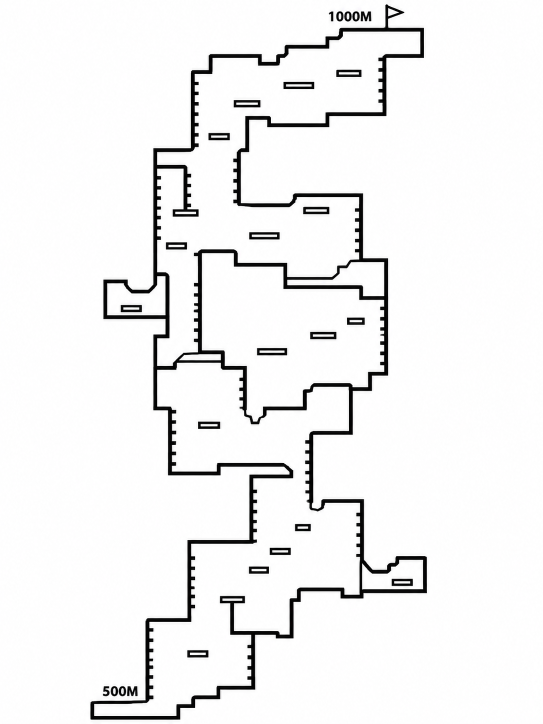
#> input picture scripts/level04-layout-reference.png, 1086 x 1448 px, found by its file name (shown at 1/2 size)
$ python build_fourth_vertical.py
#> lines starting #> are read from the running program, lines starting #| are printed output that depends on the picture; after the words box and inside, x2 and y2 are one past the last pixel; in counts of white or black regions, pixels touching at a corner belong together
from pathlib import Path
import json,math
import numpy as np
from PIL import Image,ImageDraw
from scipy.ndimage import label,binary_dilation
src=np.array(Image.open('scripts/level04-layout-reference.png').convert('L'))
labels,n=label(src>150)
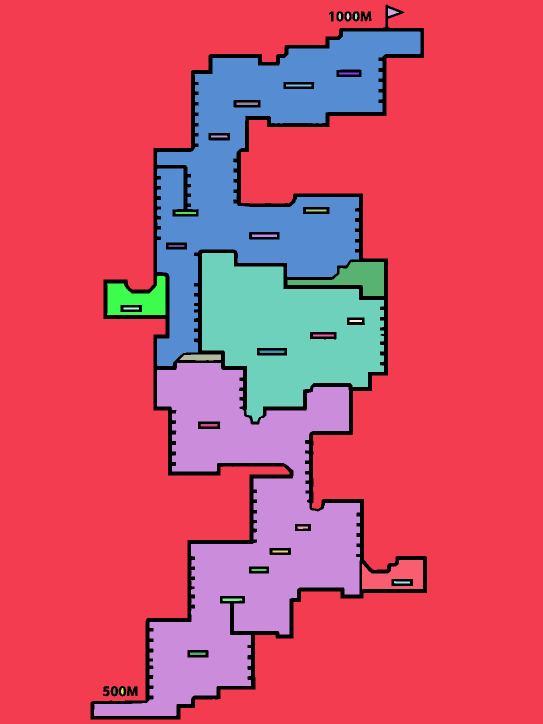
#> labels: shape (1448, 1086) int32 (shown at 1/2 size); 34 distinct labels, from 0 to 33; one colour per label, 0 black
#> n = 33
areas=np.bincount(labels.ravel()); rooms=np.isin(labels,[i for i in range(2,n+1) if areas[i]>4000])
#> after `areas = np.bincount(labels.ravel())`: areas = 34 values, max 1121942 at index 1, min 48 at index 5, mean 46250.8
#> after `rooms = np.isin(labels, [i for i in range(2, n + 1) if areas[i] > 4000`:
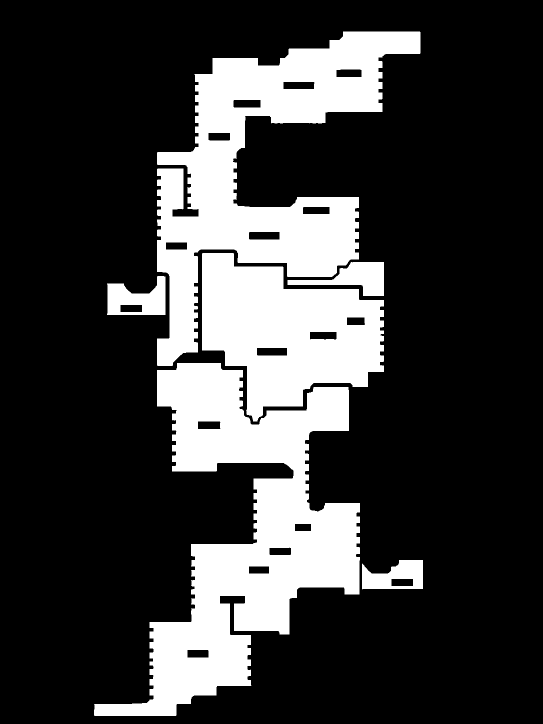
#> rooms: shape (1448, 1086) bool (shown at 1/2 size); 23.4% white; 6 white regions, box (x1, y1, x2, y2) and area: (188, 726, 720, 1432) 147339, (314, 63, 841, 732) 128899, (404, 506, 768, 843) 75133, (575, 524, 768, 592) 5904, (214, 552, 331, 630) 5880, (724, 1120, 846, 1179) 4925
# Trace the actual enclosed spaces, including all three side bays.
S=20; H=math.ceil(src.shape[0]/S); W=math.ceil(src.shape[1]/S)
#> after `H = math.ceil(src.shape[0] / S)`: H = 73
#> after `W = math.ceil(src.shape[1] / S)`: W = 55
inside=set()
for y in range(H):
 for x in range(W):
  patch=rooms[y*S:(y+1)*S,x*S:(x+1)*S]
  if patch.mean()>.35: inside.add((x,H-1-y))
#> after the loop, inside = 999 items
cells=set()
for x,y in inside:
 for dx,dy in [(1,0),(-1,0),(0,1),(0,-1)]:
  if (x+dx,y+dy) not in inside:cells.add((x+dx,y+dy))
#> this loop made 999 passes
#> (x, y) on passes 1 to 3: (26, 21), (26, 30), (36, 62)
#> after the loop, cells = 285 items
# Adapt the reference's disconnected chambers into one open hammer route.
pixels=[(240,1410),(350,1370),(360,1300),(430,1240),(550,1190),(600,1120),(560,1040),(570,970),(450,930),(390,860),(440,780),(550,730),(650,680),(700,620),(610,570),(470,540),(420,480),(370,430),(350,360),(420,310),(450,250),(510,210),(610,170),(720,130),(780,80)]
knots=[(round(x/S),H-1-round(y/S)) for x,y in pixels]
#> knots = 25 pairs, first value 12 to 39, second value 2 to 68
route=[]
for a,b in zip(knots,knots[1:]):
 steps=max(1,math.ceil(max(abs(b[0]-a[0]),abs(b[1]-a[1]))/2))
 for k in range(steps):
  t=k/steps;p=(round(a[0]+(b[0]-a[0])*t),round(a[1]+(b[1]-a[1])*t))
  if not route or p!=route[-1]:route.append(p)
#> this loop made 24 passes
#> (a, b, steps) on passes 1 to 12: ((12, 2), (18, 4), 3), ((18, 4), (18, 7), 2), ((18, 7), (22, 10), 2), ((22, 10), (28, 12), 3), ((28, 12), (30, 16), 2), ((30, 16), (28, 20), 2), ((28, 20), (28, 24), 2), ((28, 24), (22, 26), 3), ((22, 26), (20, 29), 2), ((20, 29), (22, 33), 2), ((22, 33), (28, 36), 3), ((28, 36), (32, 38), 2)
#> after the loop, route = 55 pairs, first value 12 to 38, second value 2 to 67
route.append(knots[-1])
# Reserve a 3.2m wide, 3.2m tall swing/standing envelope along the route.
# Rebuild the boundary around the enlarged free space, rather than making holes
# in exterior walls. The original room and side-bay shapes remain the baseline.
original_inside=set(inside)
#> original_inside = 999 items
expanded=set(inside)
#> expanded = 999 items
for x,y in route:
 for xx in range(x-1,x+3):
  for yy in range(y,y+4):expanded.add((xx,yy))
#> this loop made 56 passes
#> (x, y) on passes 1 to 12: (12, 2), (14, 3), (16, 3), (18, 4), (18, 6), (18, 7), (20, 8), (22, 10), (24, 11), (26, 11), (28, 12), (29, 14)
#> after the loop, expanded = 1054 items
cells=set()
for x,y in expanded:
 for dx,dy in [(1,0),(-1,0),(0,1),(0,-1)]:
  if (x+dx,y+dy) not in expanded:cells.add((x+dx,y+dy))
#> this loop made 1054 passes
#> after the loop, cells = 262 items
# Keep the traced exterior intact; open only the two chamber partitions.
for px,py in [(430,730),(430,510),(722,1155),(332,610),(575,560)]:
 x=round(px/S);y=H-1-round(py/S)
 for xx in range(x-1,x+3):
  for yy in range(y-1,y+4):cells.discard((xx,yy))
# Add wall grips and occasional stepping ledges, retaining swing clearance above each.
platforms=set()
# Remove selected intermediate treads on broad traverses. Keep all vertical
# neck holds, goal landings and rest/checkpoint landings.
removed_stations={9,18,25,27,34,36,50,52}
for i,(x,y) in enumerate(route):
 if i in removed_stations:continue
 for xx in range(x-1,x+2):
  if (xx,y-1) in inside:platforms.add((xx,y-1))
#> after the loop, platforms = 128 items
for x,y in route:
 for xx in range(x,x+2):
  for yy in range(y,y+3):platforms.discard((xx,yy))
cells.update(platforms)
# Anchor each objective and checkpoint to an actual supporting cell.
for idx in [0,len(route)-1]+[min(range(len(route)),key=lambda i:abs(route[i][1]-v)) for v in [22,32,43,53,62]]:
 x,y=route[idx]
 for xx in range(x-1,x+2):cells.add((xx,y-1))
 for xx in range(x-1,x+2):
  for yy in range(y,y+3):cells.discard((xx,yy))
#> this loop made 7 passes
#> (idx, x, y) on passes 2 to 7: (55, 39, 68), (15, 28, 22), (22, 21, 31), (32, 32, 43), (41, 18, 52), (48, 26, 62)
#> after the loop, cells = 337 items
def world(p,h=0):return dict(x=(p[0]+.5)*.8,y=p[1]*.8-3.6+h)
marks=[min(range(len(route)),key=lambda i:abs(route[i][1]-y)) for y in [22,43,62]]
#> marks = [15, 32, 48]
checks=[min(range(len(route)),key=lambda i:abs(route[i][1]-y)) for y in [32,53]]
#> checks = [22, 41]
p=dict(number=4,title='Town winding chambers',reference='Traced user reference silhouette with open chamber transitions and hammer ledges',cells=[dict(x=x,y=y) for x,y in sorted(cells)],stars=[world(route[i],1.05) for i in marks],checkpoints=[world(route[i],.4) for i in checks],spawn=world(route[0],1.3),exit=world(route[-1],.8),route=[world(v) for v in route],donuts=[],authoredLength=sum(math.dist(a,b)*.8 for a,b in zip(route,route[1:])))
#> p = 11 items
Path('scripts/level04-designed.json').write_text(json.dumps(p,indent=2)+'\n')
im=Image.new('RGB',(W*16,H*16),'#eff2f6');d=ImageDraw.Draw(im)
#> after `im = Image.new('RGB', (W * 16, H * 16), '#eff2f6')`:
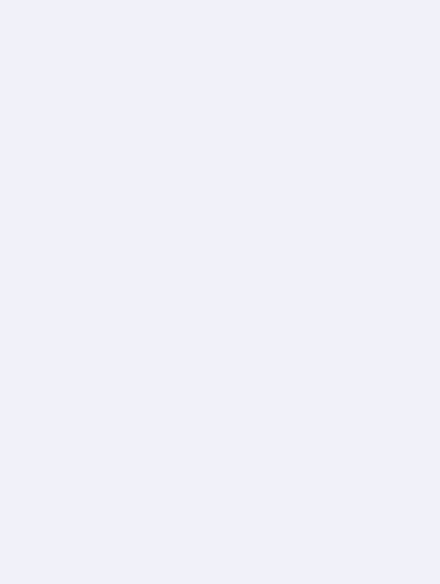
#> im: PIL image 880x1168 RGB (shown at 1/2 size); mean R, G, B 239, 242, 246
for x,y in cells:d.rectangle((x*16,(H-1-y)*16,x*16+15,(H-y)*16-1),fill='#5c6672')
#> this loop made 337 passes
#> (x, y) on passes 1 to 3: (18, 17), (10, 43), (17, 58)
for i in marks:
 x,y=route[i];d.ellipse((x*16,(H-y-2)*16,x*16+12,(H-y-2)*16+12),fill='#24bdea')
#> this loop made 3 passes
im.save('scripts/level04-retrace-preview.png')
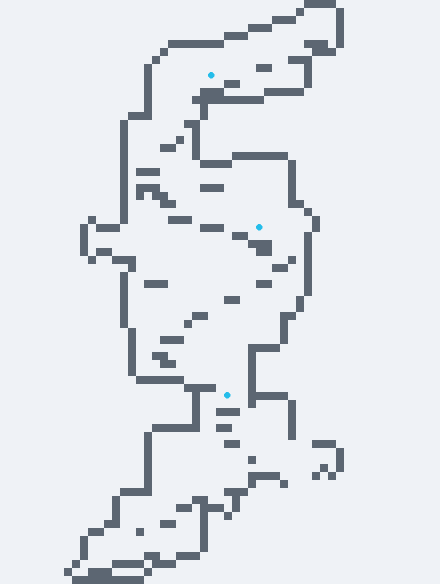
#> saved as level04-retrace-preview.png: PIL image 880x1168 RGB (shown at 1/2 size); mean R, G, B 226.6, 230.2, 234.9
print('Traced',len(cells),'cells;',len(route),'route stations;',len(removed_stations),'redundant treads omitted. Physical traversal NOT verified.')
#| Traced 337 cells; 56 route stations; 8 redundant treads omitted. Physical traversal NOT verified.
